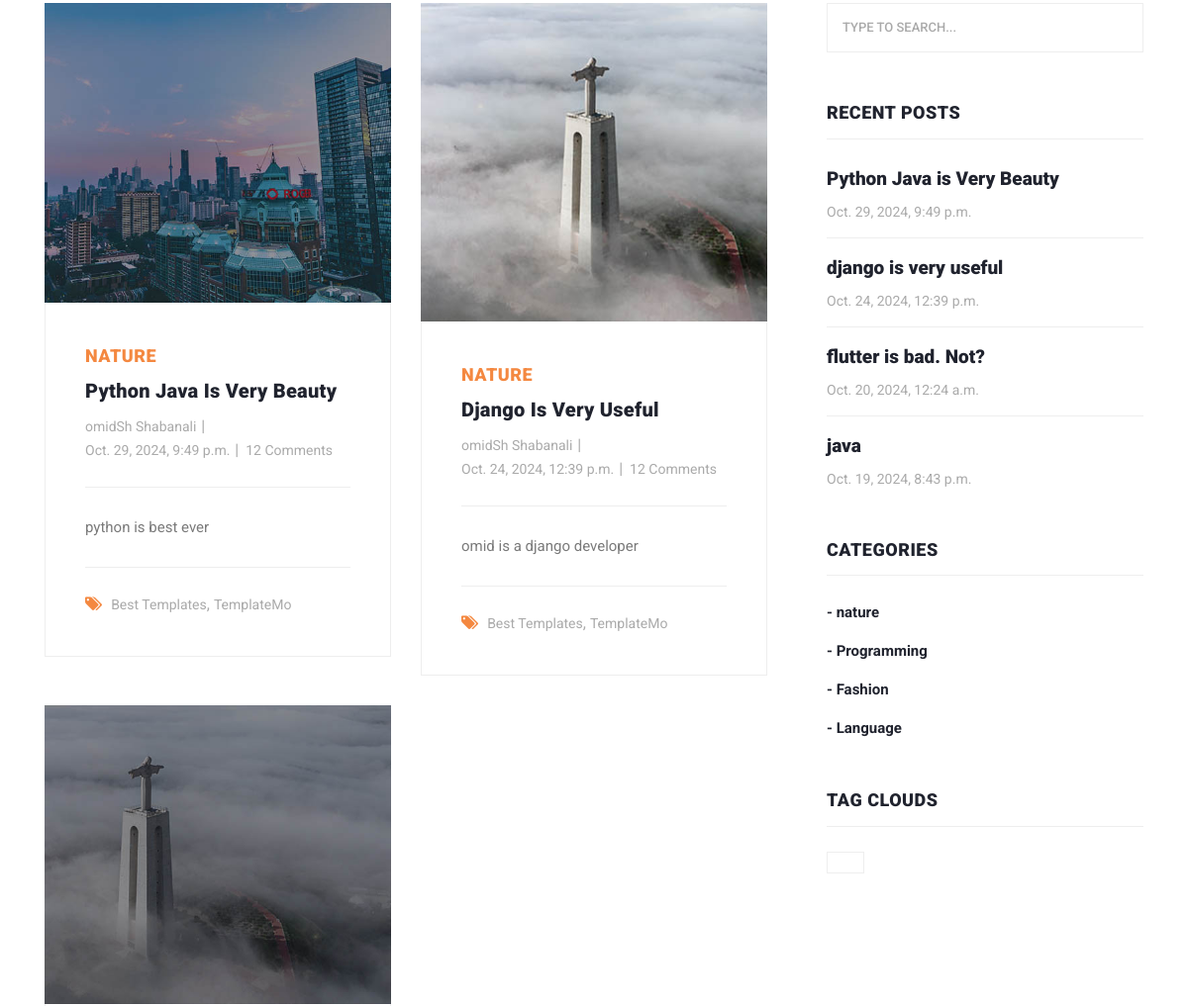
Page /articles/category/1 (middle part) on the earlier database version.
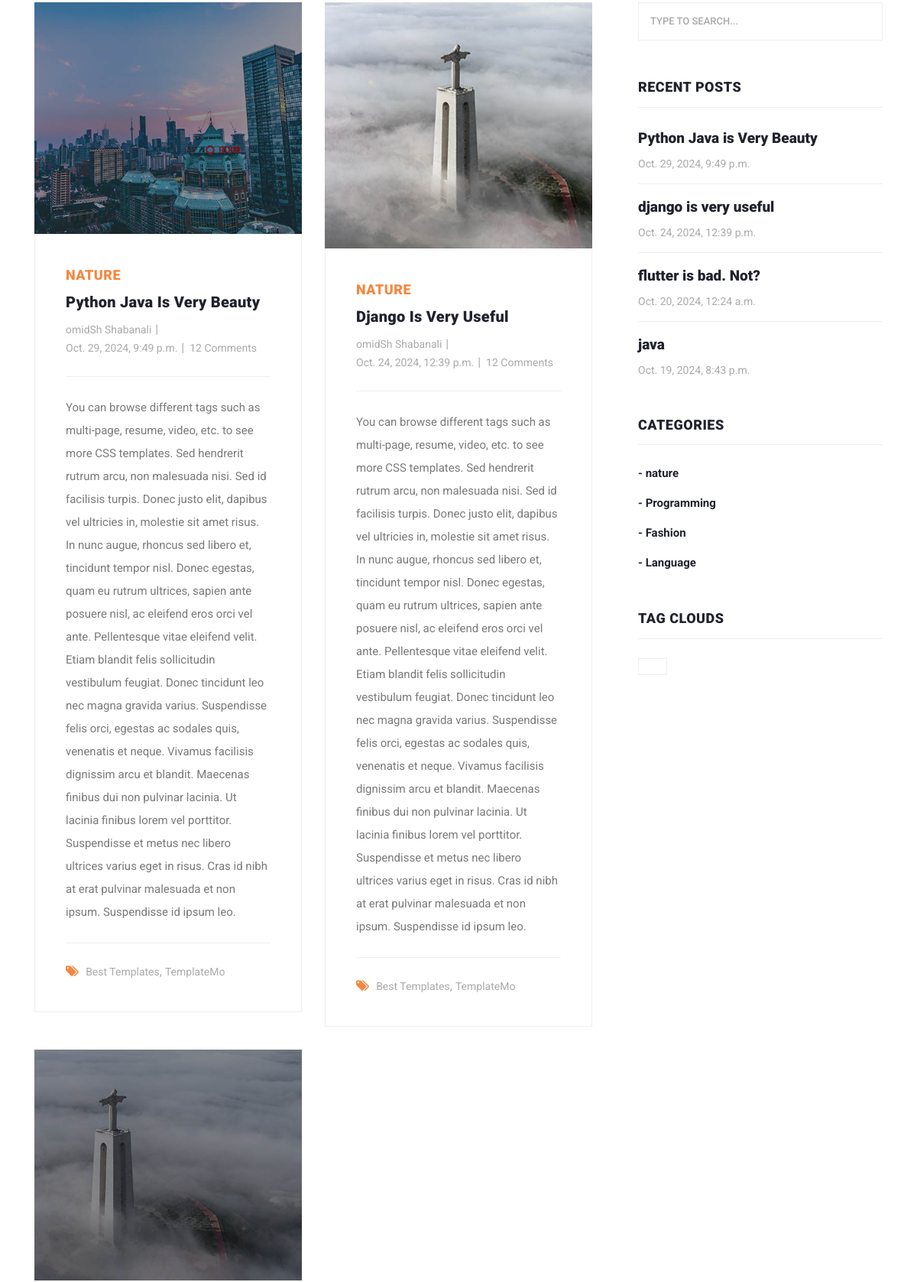
Same page on the later database version.
### blog/models.py (models this page shows, shortened)
class Article(models.Model):
    CHOICES = (
        ('A', 'پایتون'),
        ('B', 'جنگو')
    )
    author = models.ForeignKey(User, on_delete=models.CASCADE, related_name='articles')
    category = models.ManyToManyField(Category, related_name='articles')
    title = models.CharField(max_length=70)
    body = models.TextField()
    image = models.ImageField(upload_to='images/articles')
    created = models.DateTimeField(auto_now_add=True)
    updated = models.DateTimeField(auto_now=True)
    myfile = models.FileField(upload_to='test', null=True)
    status = models.BooleanField(default=True)
    published = models.BooleanField(default=True)
    objects = models.Manager()
    custom_manager = ArticleManager()
    slug = models.SlugField(blank=True, unique=True)
    class Meta:
        ordering = ('-created',)

class Category(models.Model):
    title = models.CharField(max_length=100)
    created = models.DateTimeField(auto_now_add=True)
    def __str__(self):
        return self.title

### blog/views.py (the view)
# urls.py: path('category/<int:pk>', views.category_detail, name='category_detail'),
def category_detail(request, pk=None):
    category = get_object_or_404(Category, id=pk)
    articles = category.articles.all()
    return render(request, "blog/article_list.html", {'articles': articles})

### context_processors/context_processors.py (called while the page is built)
def recent_articles(request):
    recent_articles = Article.objects.order_by('-created')
    categories = Category.objects.all()
    return {'recent_articles': recent_articles, 'categories':categories}

### home/templatetags/my_template_tags.py (called while the page is built)
@register.inclusion_tag('home/result.html')
def show_result(queryset):
    return {'objects': queryset}

### blog/templates/blog/article_list.html (shortened to what this page needs)
{% extends 'base.html' %}
{% load static %}
{% block content %}
    <section class="blog-posts grid-system">
        <div class="container">
            <div class="row">
                <div class="col-lg-8">
                    <div class="all-blog-posts">
                        <div class="row">
                            {% for article in articles %}
                                <div class="col-lg-6">
                                    <div class="blog-post">
                                        <div class="blog-thumb">
                                            <img src="{{ article.image.url }}" alt="">
                                        </div>
                                        <div class="down-content">
                                            <span>{{ article.category.all.first }}</span>
                                            <a href="post-details.html"><h4>{{ article.title }}</h4></a>
                                            <ul class="post-info">
                                                <li><a href="#">{{ article.author.get_full_name }}</a></li>
                                                <li><a href="#">{{ article.created }}</a></li>
                                                <li><a href="#">12 Comments</a></li>
                                            </ul>
                                            <p>{{ article.body }}</p>
                                            <div class="post-options">
                                                <div class="row">
                                                    <div class="col-lg-12">
                                                        <ul class="post-tags">
                                                            <li><i class="fa fa-tags"></i></li>
                                                            <li><a href="#">Best Templates</a>,</li>
                                                            <li><a href="#">TemplateMo</a></li>
                                                        </ul>
                                                    </div>
                                                </div>
                                            </div>
                                        </div>
                                    </div>
                                </div>
                            {% endfor %}
                        </div>
                    </div>
                </div>
                {% include "includes/sidebar.html" %}
            </div>
        </div>
    </section>
{% endblock %}

### home/templates/home/result.html
{% for article in objects %}
    <li><a href="post-details.html">
    <h5>{{ article.title }}</h5>
    <span>{{ article.created }}</span>
    </a></li>
{% endfor %}

Differences in the rows shown:
changed Article "Python Java Is Very Beauty": body "python is best ever" → "You can browse different tags such as multi-page, resume, video, etc. to see more CSS templates. Sed hendrerit rutrum arcu, non malesuada nisi. Sed id facilisis turpis. Donec justo elit, dapibus vel ultricies in, molestie sit amet risus. In nunc augue, rhoncus sed libero et, tincidunt tempor nisl. Donec egestas, quam eu rutrum ultrices, sapien ante posuere nisl, ac eleifend eros orci vel ante. Pellentesque vitae eleifend velit. Etiam blandit felis sollicitudin vestibulum feugiat. Donec tincidunt leo nec magna gravida varius. Suspendisse felis orci, egestas ac sodales quis, venenatis et neque. Vivamus facilisis dignissim arcu et blandit. Maecenas finibus dui non pulvinar lacinia. Ut lacinia…"
changed Article "Django Is Very Useful": body "omid is a django developer" → "You can browse different tags such as multi-page, resume, video, etc. to see more CSS templates. Sed hendrerit rutrum arcu, non malesuada nisi. Sed id facilisis turpis. Donec justo elit, dapibus vel ultricies in, molestie sit amet risus. In nunc augue, rhoncus sed libero et, tincidunt tempor nisl. Donec egestas, quam eu rutrum ultrices, sapien ante posuere nisl, ac eleifend eros orci vel ante. Pellentesque vitae eleifend velit. Etiam blandit felis sollicitudin vestibulum feugiat. Donec tincidunt leo nec magna gravida varius. Suspendisse felis orci, egestas ac sodales quis, venenatis et neque. Vivamus facilisis dignissim arcu et blandit. Maecenas finibus dui non pulvinar lacinia. Ut lacinia…"
